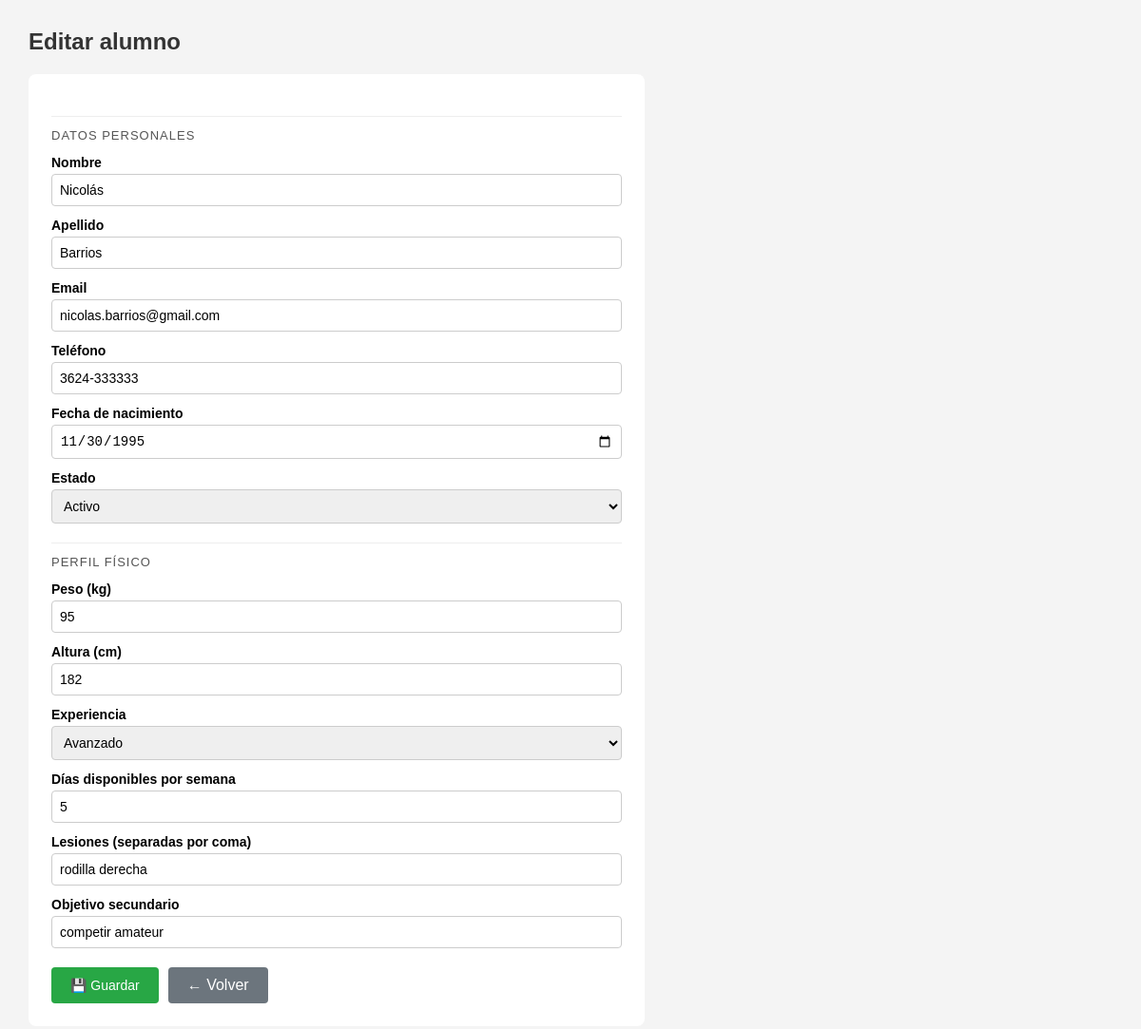
The page /alumno_form.php?id=3 on the database its author committed.
### tables this page shows
CREATE TABLE `alumno` (
  `id_alumno`         int(11)      NOT NULL AUTO_INCREMENT,
  `nombre`            varchar(100) NOT NULL,
  `apellido`          varchar(100) NOT NULL,
  `email`             varchar(150) NOT NULL,
  `fecha_nacimiento`  date         DEFAULT NULL,
  `telefono`          varchar(50)  DEFAULT NULL,
  `perfil_fisico`     longtext DEFAULT NULL CHECK (json_valid(`perfil_fisico`)),
  `fecha_inscripcion` date         DEFAULT NULL,
  `estado`            enum('activo','inactivo','suspendido') DEFAULT 'activo',
  PRIMARY KEY (`id_alumno`),
  UNIQUE KEY `email` (`email`)
);

### alumno_form.php (the view, shortened to what this page needs)
<?php
require 'db.php';
$id     = isset($_GET['id']) ? (int)$_GET['id'] : 0;
$alumno = null;
if ($id) {
    $stmt = $conn->prepare("SELECT * FROM alumno WHERE id_alumno = ?");
    $stmt->bind_param('i', $id);
    $stmt->execute();
    $alumno = $stmt->get_result()->fetch_assoc();
}
$perfil_data = [];
if ($alumno && $alumno['perfil_fisico']) {
    $perfil_data = json_decode($alumno['perfil_fisico'], true);
}
?>
<!DOCTYPE html>
<html lang="es">
<head>
</head>
<body>
<h2><?= $id ? 'Editar alumno' : 'Nuevo alumno' ?></h2>
<div class="card">
<form method="POST">
    <p class="section-title">Datos personales</p>
    <label>Nombre</label>
    <input type="text" name="nombre" required value="<?= htmlspecialchars($alumno['nombre'] ?? '') ?>">
    <label>Apellido</label>
    <input type="text" name="apellido" required value="<?= htmlspecialchars($alumno['apellido'] ?? '') ?>">
    <label>Email</label>
    <input type="email" name="email" required value="<?= htmlspecialchars($alumno['email'] ?? '') ?>">
    <label>Teléfono</label>
    <input type="text" name="telefono" value="<?= htmlspecialchars($alumno['telefono'] ?? '') ?>">
    <label>Fecha de nacimiento</label>
    <input type="date" name="fecha_nacimiento" value="<?= $alumno['fecha_nacimiento'] ?? '' ?>">
    <label>Estado</label>
    <select name="estado">
        <?php foreach (['activo','inactivo','suspendido'] as $op): ?>
        <option value="<?= $op ?>" <?= ($alumno['estado'] ?? 'activo') === $op ? 'selected' : '' ?>><?= ucfirst($op) ?></option>
        <?php endforeach; ?>
    </select>
    <p class="section-title">Perfil físico</p>
    <label>Peso (kg)</label>
    <input type="number" step="0.1" name="peso_kg" value="<?= $perfil_data['peso_kg'] ?? '' ?>">
    <label>Altura (cm)</label>
    <input type="number" name="altura_cm" value="<?= $perfil_data['altura_cm'] ?? '' ?>">
    <label>Experiencia</label>
    <select name="experiencia">
        <?php foreach (['principiante','intermedio','avanzado'] as $op): ?>
        <option value="<?= $op ?>" <?= ($perfil_data['experiencia'] ?? '') === $op ? 'selected' : '' ?>><?= ucfirst($op) ?></option>
        <?php endforeach; ?>
    </select>
    <label>Días disponibles por semana</label>
    <input type="number" name="dias_disponibles" min="1" max="7" value="<?= $perfil_data['dias_disponibles'] ?? '' ?>">
    <label>Lesiones (separadas por coma)</label>
    <input type="text" name="lesiones" placeholder="ej: rodilla derecha, lumbar"
           value="<?= htmlspecialchars(implode(', ', $perfil_data['lesiones'] ?? [])) ?>">
    <label>Objetivo secundario</label>
    <input type="text" name="objetivo_secundario" value="<?= htmlspecialchars($perfil_data['objetivo_secundario'] ?? '') ?>">
    <div class="actions">
        <button type="submit" class="btn btn-save">💾 Guardar</button>
        <a href="index.php" class="btn-back">← Volver</a>
    </div>
</form>
</div>
</body>
</html>

### alumno_form.php (style rules this page uses)
body { font-family: Arial, sans-serif; margin: 30px; background: #f4f4f4; }
h2 { color: #333; }
.card { background: #fff; padding: 24px; border-radius: 8px; max-width: 600px; }
label { display: block; margin-top: 12px; font-weight: bold; font-size: 14px; }
input[type=text], input[type=email], input[type=date], input[type=number], select, textarea { width: 100%; padding: 8px; margin-top: 4px; box-sizing: border-box; border: 1px solid #ccc; border-radius: 4px; font-size: 14px; }
.section-title { margin-top: 20px; padding-top: 12px; border-top: 1px solid #eee; color: #555; font-size: 13px; text-transform: uppercase; letter-spacing: 1px; }
.btn { padding: 10px 20px; border: none; border-radius: 4px; cursor: pointer; font-size: 14px; }
.btn-save { background: #28a745; color: #fff; }
.btn-back { background: #6c757d; color: #fff; text-decoration: none; padding: 10px 20px; border-radius: 4px; }
.actions { margin-top: 20px; display: flex; gap: 10px; }

### rows shown on the page
alumno: nombre "Nicolás", apellido "Barrios", email "nicolas.barrios@gmail.com", telefono "3624-333333", fecha_nacimiento "11/30/1995", estado "Activo", peso_kg "95", altura_cm "182", experiencia "Avanzado", dias_disponibles "5", lesiones "rodilla derecha", objetivo_secundario "competir amateur"
